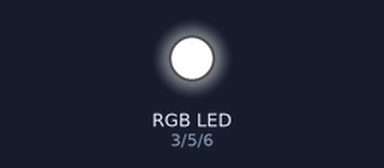
Simulated run of this sketch. Board: Arduino Uno, built with avr-gcc and run on an emulated ATmega328P. Shown: an RGB LED mixed from three pins (HIGH = lit). Dim RGB values are drawn brighter than linear; random numbers use the default seed unless the sketch sets one.

Above: at 0.1 s.
At 4.1 s:
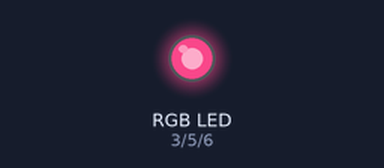
At 9.1 s:
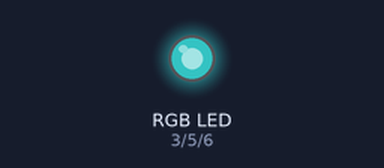
At 19.1 s:
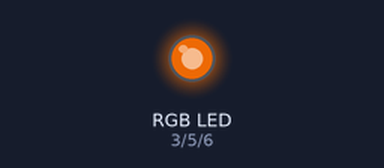
At 29.1 s:
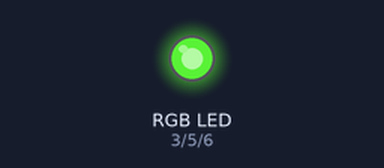
At 39.1 s:
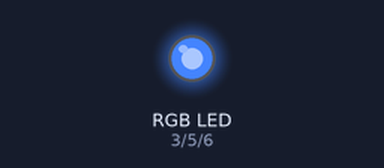
Timing chart, 0 to 40.0 s (numbered marks = the images above):
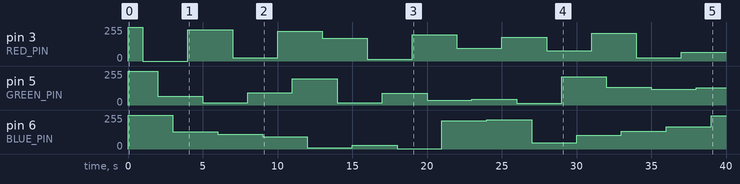

Measured:
- by itself, pin 3 (RED_PIN): 0/255 → 255/255 at 0.00 s, → 0/255 1.0 s later, → 234/255 3.0 s later, → 24/255 3.0 s later, … (14 changes in this stretch)
- by itself, pin 5 (GREEN_PIN): 0/255 → 255/255 at 0.00 s, → 67/255 2.0 s later, → 16/255 3.0 s later, → 91/255 3.0 s later, … (14 changes in this stretch)

The sketch:

02-rgb-led.ino
```cpp
constexpr int RED_PIN = 3;
constexpr int GREEN_PIN = 5;
constexpr int BLUE_PIN = 6;

constexpr int COLOR_STEP_MS = 1000;

int redValue = 255;
int greenValue = 255;
int blueValue = 255;

void setColor(int red, int green, int blue) {
  analogWrite(RED_PIN, red);
  analogWrite(GREEN_PIN, green);
  analogWrite(BLUE_PIN, blue);
}

void setup() {
  pinMode(RED_PIN, OUTPUT);
  pinMode(GREEN_PIN, OUTPUT);
  pinMode(BLUE_PIN, OUTPUT);
  randomSeed(analogRead(A0));
}

void loop() {
  setColor(redValue, greenValue, blueValue);
  delay(COLOR_STEP_MS);
  redValue = random(0, 256);

  setColor(redValue, greenValue, blueValue);
  delay(COLOR_STEP_MS);
  greenValue = random(0, 256);

  setColor(redValue, greenValue, blueValue);
  delay(COLOR_STEP_MS);
  blueValue = random(0, 256);
}
```
